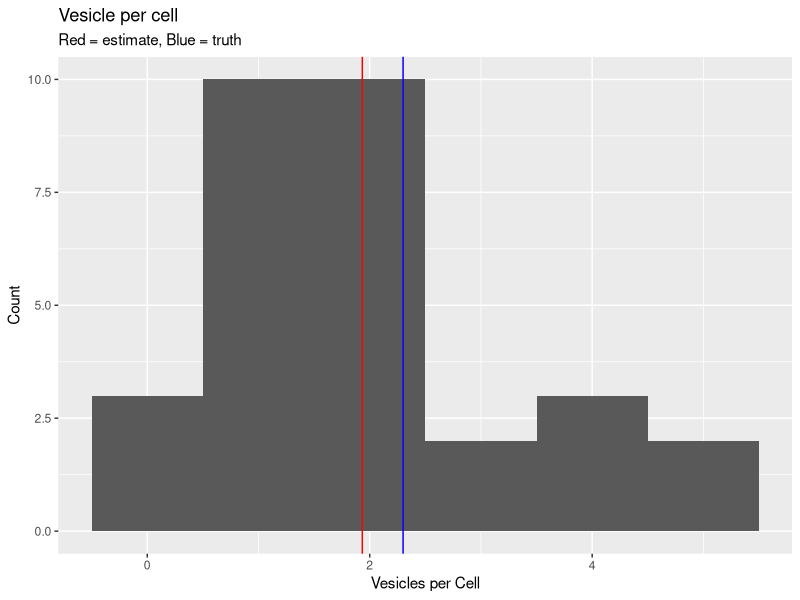
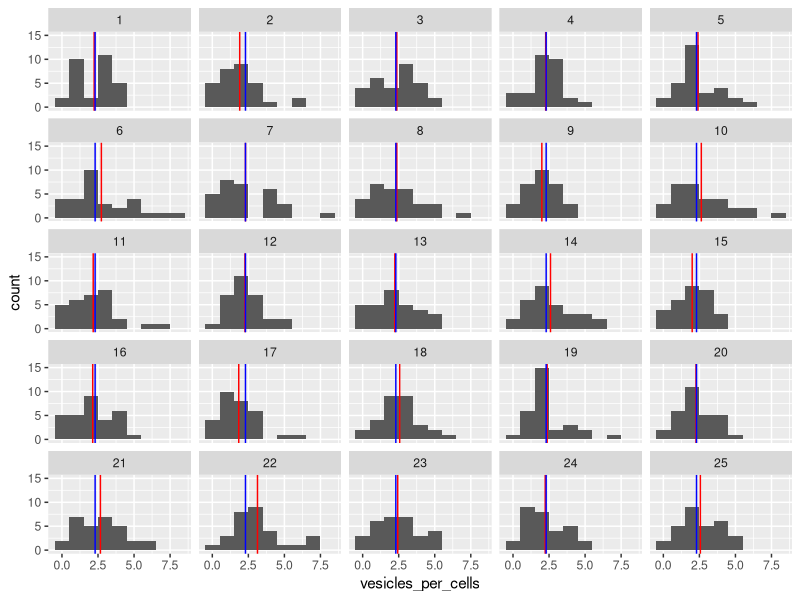

The R script that drew these images, in order: (Note: this script raises an error after producing the figures.)
## ---- chunk 1
library(ggplot2)
library(tidyverse)
library(tidyr)
library(dplyr)
# ![Today's class](information_hose.jpg)
## ---- chunk 2
# number of observations aka how many cells are we going to look at?
n_obs <- 30

# assumed true value
true_mean_vesicles_per_cell <- 2.3 

# simulate the creation of the data set
vesicles_per_cells <- rpois(n_obs,true_mean_vesicles_per_cell)

# convert the data set into a data frame which will be needed for plotting
myexperiment <- data.frame(vesicles_per_cells)

# calculate average vesicles per cell
avg_v_per_cell <- mean(vesicles_per_cells)
## ---- chunk 3

# pro tip: use geom_vline() to add a verticle line with a designated x intercept
# add a subtitle your plot title with ggtitle("title", "subtitle")

ggplot(myexperiment,aes(x=vesicles_per_cells)) + 
  geom_histogram(binwidth = 1) + 
  geom_vline(xintercept = avg_v_per_cell,color="red") + 
  geom_vline(xintercept = true_mean_vesicles_per_cell,color="blue") + 
  ggtitle("Vesicle per cell","Red = estimate, Blue = truth")+
  labs(x = "Vesicles per Cell",
       y = "Count")

## ---- chunk 4
# set the number of times we want to repeat the experiment (replicas)
replicas <- 25

# we can multiply our observations by our replicates in order to rapidly simulate
# the collection of the data.
vesicles_per_cells <- rpois(n_obs*replicas, true_mean_vesicles_per_cell)

# create a factor to say what experiment this is and bind to a data.frame
# use gl() to generate factor levels
experiment_id <- gl(replicas, n_obs)
myexperiment_replicas <- data.frame(vesicles = vesicles_per_cells, 
                                    replica = experiment_id)
## ---- chunk 5
# create a data frame of averages grouped by replicaa
df.avg <- myexperiment_replicas %>%
  group_by(replica) %>%
  summarize(avg_per_replica = mean(vesicles))

# plot all experiment replicates using replicate number as a separating facet. 
ggplot(myexperiment_replicas, aes(vesicles_per_cells)) + 
  geom_histogram(binwidth = 1) + 
  facet_wrap(~replica) + 
  geom_vline(data=df.avg, aes(xintercept = avg_per_replica),color="red") + 
  geom_vline(xintercept = true_mean_vesicles_per_cell, color="blue") 

## ---- chunk 6
ggplot(df.avg,aes(x=avg)) + 
  geom_histogram(bins=15) + 
  geom_vline(xintercept = true_mean_vesicles_per_cell,color="blue") +
  ggtitle("Distribution of sample mean","Sample mean is a random variable!")

## ---- chunk 7
# sample from the sample 
sampleFromTheSample = sample(myexperiment$vesicles_per_cells,n_obs*replicas,replace=TRUE)
df.bootstrap = data.frame(vesicles = sampleFromTheSample,replica=experiment_id)
## ---- chunk 8
# this time I'm using tydiverse instead of standard "by"
avg_per_replica = df.bootstrap %>%
                    group_by(replica) %>%
                    summarise(mean = mean(vesicles))

df.boot.avg = data.frame(replica=factor(levels(experiment_id)),avg=avg_per_replica$mean)
ggplot(df.bootstrap,aes(vesicles_per_cells)) + 
  geom_histogram(bins=25) + 
  facet_wrap(~replica) + 
   geom_vline(data=df.boot.avg, aes(xintercept = avg),color="red") + 
   geom_vline(xintercept = true_mean_vesicles_per_cell,color="blue") 
## ---- chunk 9
ggplot(df.boot.avg,aes(x=avg)) + 
  geom_histogram(bins=15) + 
  geom_vline(xintercept = true_mean_vesicles_per_cell,color="blue") + 
  ggtitle("Bootstrap distribution of the mean")
## ---- chunk 10
# one way of doing this, use a for loop. 
avg_boot_sample = array(NA,1000)
for (i in 1:length(avg_boot_sample)){
  bootsample = sample(vesicles_per_cells,replace=TRUE)
  avg_boot_sample[i]=mean(bootsample)
}
mean(avg_boot_sample)
sd(avg_boot_sample)
quantile(avg_boot_sample,c(0.025,0.975))
ggplot(data.frame(avg_boot_sample),aes(avg_boot_sample)) + geom_histogram() + 
  geom_vline(xintercept = avg_v_per_cell,color="red") + 
  geom_vline(xintercept = mean(avg_boot_sample),color="green") + 
  geom_vline(xintercept = true_mean_vesicles_per_cell,color="blue") + 
  ggtitle("Vesicle per cell","Red = estimate, Blue = truth, Greed = bootstrap")


## ---- chunk 11
library(palmerpenguins)
ggplot(penguins,aes(x=sex,y=flipper_length_mm,color=sex)) + geom_violin()

# clean NAs
sum(is.na(penguins$sex))
penguins_clean = penguins[!is.na(penguins$sex),]

# penguins_clean = penguins %>% filter(!is.na(sex))

ggplot(penguins_clean,aes(x=sex,y=flipper_length_mm,color=sex)) + 
  geom_violin()


## ---- chunk 12
# to make code more readable, create an indicator variable
is_female = penguins_clean$sex=="female"

avg_female = mean(penguins_clean$flipper_length_mm[is_female])
avg_male = mean(penguins_clean$flipper_length_mm[!is_female])
diff_flipper_length= avg_female - avg_male

print(paste("Flipper lenth difference between male and female is: ",diff_flipper_length))
print("Is is REAL?")
## ---- chunk 13
individual_diff_from_mean = array(NA,nrow(penguins_clean))

individual_diff_from_mean[is_female] = penguins_clean$flipper_length_mm[is_female] - avg_female
individual_diff_from_mean[!is_female] = penguins_clean$flipper_length_mm[!is_female] - avg_male

# add to the data_frame
penguins_clean_diff = cbind(penguins_clean,individual_diff_from_mean)

#plot
ggplot(penguins_clean_diff,aes(x=individual_diff_from_mean)) + geom_histogram()

ggplot(penguins_clean_diff,aes(x=sex,y=individual_diff_from_mean)) + geom_violin()
ggplot(penguins_clean_diff,aes(x=sex,y=individual_diff_from_mean,color=island)) + geom_violin()
## ---- chunk 14
avg_by_sex_and_island = penguins_clean %>% 
                            group_by(sex,island) %>% 
                            summarise(avg=mean(flipper_length_mm))

individual_diff_from_mean = array(NA,nrow(penguins_clean))
for (i in seq(nrow(avg_by_sex_and_island))) {
  ix = which(penguins_clean$sex==avg_by_sex_and_island$sex[i] &
             penguins_clean$island==avg_by_sex_and_island$island[i])
  individual_diff_from_mean[ix]=penguins_clean$flipper_length_mm[ix] - avg_by_sex_and_island$avg[i] 
}


## ---- chunk 15
penguins_clean_diff = cbind(penguins_clean,individual_diff_from_mean)

#plot
ggplot(penguins_clean_diff,aes(x=individual_diff_from_mean)) + geom_histogram()

ggplot(penguins_clean_diff,aes(x=sex,y=individual_diff_from_mean)) + geom_violin()
ggplot(penguins_clean_diff,aes(x=sex,y=individual_diff_from_mean,color=island)) + geom_violin()
## ---- chunk 16
avg_by_sex_and_island = penguins_clean %>% 
                            group_by(sex,island) %>% 
                            summarise(avg=mean(flipper_length_mm))

diff_flipper_length= mean(avg_by_sex_and_island$avg[avg_by_sex_and_island$sex=="female"] - 
                     avg_by_sex_and_island$avg[avg_by_sex_and_island$sex=="male"])

print(paste("Flipper lenth difference between male and female accounting for island is: ",diff_flipper_length))
print("Is is REAL?")
## ---- chunk 17
sex_diff = function(png) {
  avg_by_sex_and_island = png %>% 
                            group_by(sex,island) %>% 
                            summarise(avg=mean(flipper_length_mm))

  diff_flipper_length= mean(avg_by_sex_and_island$avg[avg_by_sex_and_island$sex=="female"] - 
                     avg_by_sex_and_island$avg[avg_by_sex_and_island$sex=="male"])
  return(diff_flipper_length)
}

iter=1000
boot_diff = array(NA,iter)
for (i in seq(iter)) {
  smpl_ix = sample(nrow(penguins_clean),replace = TRUE)
  # create sample from sample dataframe
  png_boot = penguins_clean[smpl_ix,]
  boot_diff[i]=sex_diff(png_boot)
}
## ---- chunk 18
ggplot(data.frame(flipper_difference = boot_diff),aes(x=flipper_difference)) + 
  geom_histogram()
## ---- chunk 19
n_obs = 20; 
neuron.spike.rate = rnorm(n_obs);
eye.blinking = neuron.spike.rate+rnorm(n_obs,0,2)
myexperiment = data.frame(neuron.spike.rate=neuron.spike.rate, eye.blinking=eye.blinking)

head(myexperiment)


## ---- chunk 20
ggplot(myexperiment,aes(x=neuron.spike.rate,y=eye.blinking)) + geom_point() + geom_smooth(method=lm)

myslope <- function(x,y) {
  mdl =lm(y ~ x)
  slp=mdl$coef[[2]]
  return(slp)
}

real_slope = myslope(neuron.spike.rate,eye.blinking)
real_slope

## ---- chunk 21
# here is where the magic happens
# if they are not correlated, 
# it didn't matter if the are paired or not. 
#So we shuffle one of them.  
perm_indx = sample(n_obs,replace=FALSE)
perm_blink = eye.blinking[perm_indx];

# add to dataframe with an indicator
indicator = as.factor(c(array("perm",n_obs),array("real",n_obs)))
neuron = c(neuron.spike.rate,neuron.spike.rate)
blink = c(perm_blink,eye.blinking)
myexperiment = data.frame(indicator,neuron,blink)

ggplot(myexperiment,aes(x=neuron,y=blink,col=indicator)) + geom_point(aes(color=indicator)) +geom_smooth(method=lm)


## ---- chunk 22
perm_slopes = array(NA,dim=1000)
for (i in 1:length(perm_slopes)) {
  perm_blink = eye.blinking[sample(n_obs)];
  perm_slopes[i] = myslope(neuron.spike.rate,perm_blink)
}

ggplot(data.frame(perm_slopes),aes(perm_slopes)) + geom_histogram() + geom_vline(xintercept = real_slope)
p_value = 1-mean(real_slope>perm_slopes)
p_value
